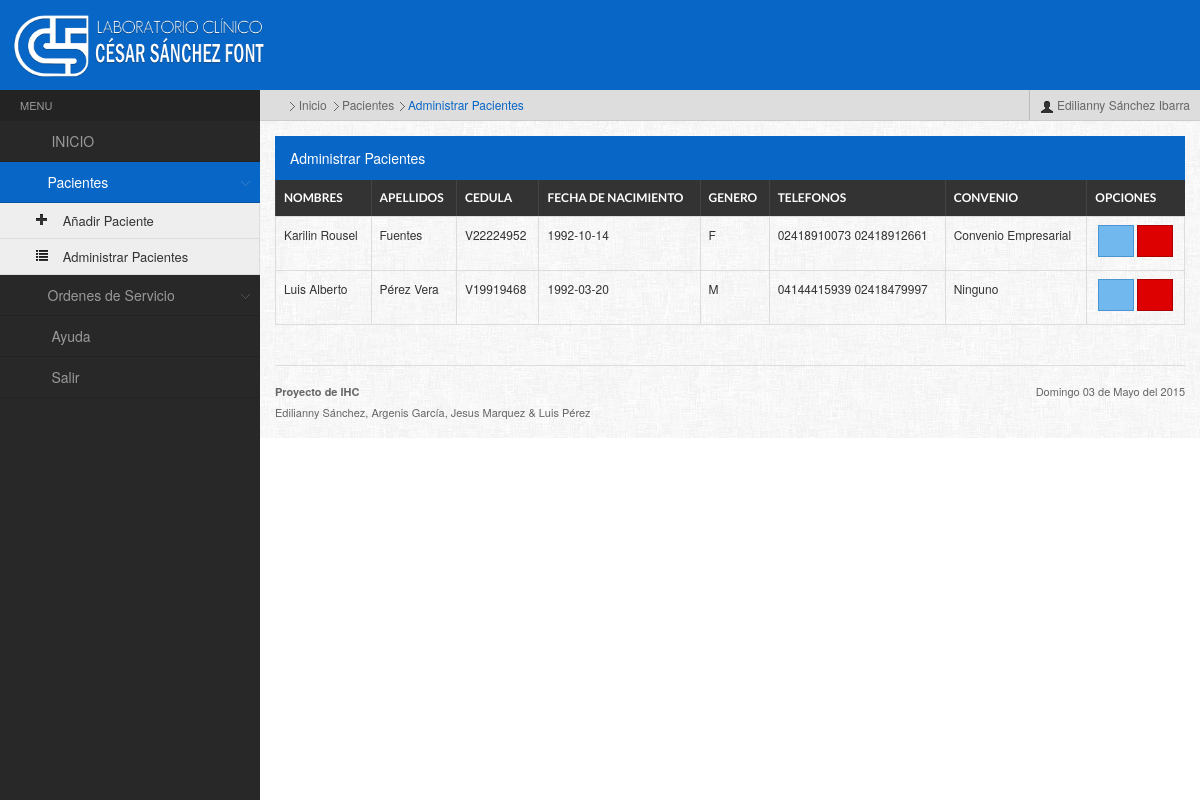
Page /web/principal.php?accion=pacientes&tipo=administrar (signed in) on the earlier database version.
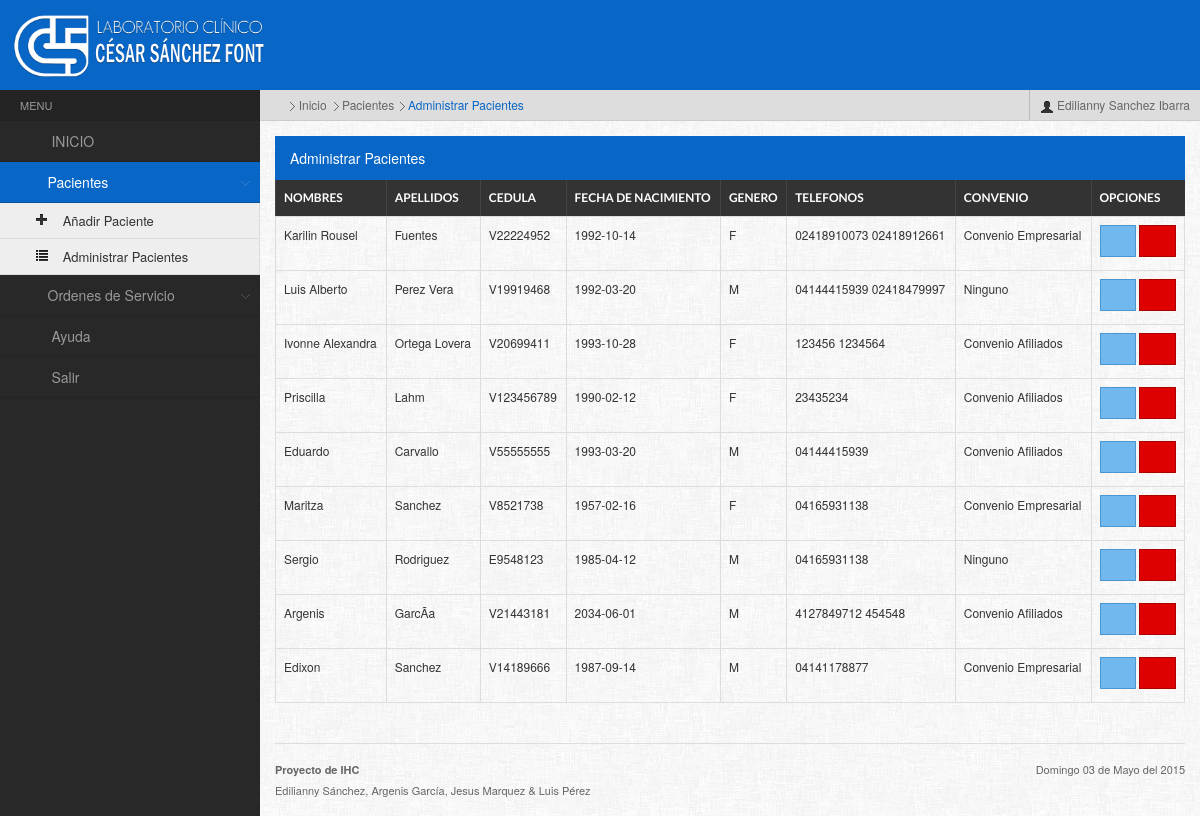
Same page on the later database version.
### tables this page shows
CREATE TABLE IF NOT EXISTS `paciente` (
`idpaciente` int(11) NOT NULL,
  `cedula` varchar(30) NOT NULL,
  `nombres` varchar(80) NOT NULL,
  `apellidos` varchar(80) NOT NULL,
  `fecha_nac` date NOT NULL,
  `genero` char(1) NOT NULL,
  `telefono` varchar(200) NOT NULL
);

CREATE TABLE IF NOT EXISTS `empresa` (
`idempresa` int(11) NOT NULL,
  `nombre_empresa` varchar(80) NOT NULL,
  `tipo_convenio` varchar(30) NOT NULL,
  `telefono` varchar(200) NOT NULL,
  `rif` varchar(60) NOT NULL,
  `direccion` varchar(400) NOT NULL
);

CREATE TABLE IF NOT EXISTS `convenio_paciente` (
`idconvenio` int(11) NOT NULL,
  `idpaciente` int(11) NOT NULL,
  `idempresa` int(11) NOT NULL
);

### web/verpacientes.php (the view, shortened to what this page needs)
<?php include("../admin/conexion.php"); ?>
<!doctype html>
<html>
<head>
</head>
<body>
<h4 class="widgettitle">Administrar Pacientes<span class="iconfa-list" style="float:right;"></span></h4>
                <table id="dyntable" class="table table-bordered responsive">
                    <thead>
                        <tr>
                           	<th class="head1">Nombres</th>
                            <th class="head0">Apellidos</th>
                            <th class="head1">Cedula</th>
                            <th class="head1">Fecha de Nacimiento</th>
                            <th class="head0">Genero</th>
                            <th class="head1">Telefonos</th>
                            <th class="head1">Convenio</th>
                            <th class="head0">Opciones</th>
                        </tr>
                    </thead>
                    <tbody>
               <?php
						$wsql="SELECT * FROM convenio_paciente";
                        $result = mysql_query($wsql,$link);
						while($row = mysql_fetch_array($result))
						{
                            $idpaciente = $row['idpaciente'];
                            $idemp=$row['idempresa'];
                            $wsql1="SELECT * FROM paciente where idpaciente= '$idpaciente'";
                            $result1 = mysql_query($wsql1,$link);
                            while ($row1 = mysql_fetch_array($result1))
                            {
                                $wsql2="SELECT tipo_convenio FROM empresa where idempresa= '$idemp'";
                                $result2 = mysql_query($wsql2,$link);
                                $row2 = mysql_fetch_array($result2)
				?>
                        <tr class="gradeX">
                            <td><?php echo $row1['nombres']; ?></td>
                            <td><?php echo $row1['apellidos']; ?></td>
                            <td><?php echo $row1['cedula']; ?></td>
                            <td><?php echo $row1['fecha_nac']; ?></td>
                            <td><?php echo $row1['genero']; ?></td>
                            <td><?php echo $row1['telefono']; ?></td>
                            <td><?php echo $row2['tipo_convenio']; ?></td>
                            <td>
                                <center>
                                    <a class="btn btn-info" title="Modificar"  onClick="MM_openBrWindow('modificarpaciente.php?paciente=<?php echo $row['idpaciente'];?>','Modificar','width=805,height=398')"><span class="iconfa-edit"></span></a>
                                    <a class="btn btn-danger" title="Eliminar"  onClick="eliminar(<?php echo $row['idpaciente']; ?>);"><span class="iconfa-trash"></span></a>
                                </center>
                            </td>
                        </tr>
                    <?php
						      }
                        }
					?>
                     </tbody>
                </table>
</body>
</html>

### web/principal.php (shortened to what this page needs)
<?php
	include("../admin/conexion.php");
?>
<!DOCTYPE html>
<html>
<head>
	<link rel="stylesheet" href="../admin/archivos/css/responsive-tables.css">
	<link rel="stylesheet" href="../admin/archivos/css/style.default.css" type="text/css" />
	<link rel="stylesheet" href="../admin/archivos/css/bootstrap-fileupload.min.css" type="text/css" />
	<link rel="stylesheet" href="../admin/archivos/css/bootstrap-timepicker.min.css" type="text/css" />
	<link rel="stylesheet" href="../admin/archivos/prettify/prettify.css" type="text/css" />
</head>
<body>
	<div id="cargando">
		<div class="loginpanel">
			<div class="loginpanelinner">
				<center><h4><strong>Cargando</strong></h4></center>
			</div>
		</div>
	</div>
<div class="mainwrapper">
    <div class="header">
        <div class="logo">
         <a href="principal.php"> <img src="../admin/archivos/images/LogoLCCSF.png"/></a>
        </div>
     </div>
</div>
    <div class="leftpanel">
        <div class="leftmenu">
            <ul class="nav nav-tabs nav-stacked">
            	<li class="nav-header">Menu</li>
                 <?php
					$pacientes="";
					$ordenser="";
					$ayuda="";
					$inicio="";
					if(isset($_GET['accion']) && isset($_GET['tipo'])){
						$accion= $_GET['accion'];
						switch($accion){
							case "pacientes" :
								$pacientes="active";
							break;
						}
					}else{
						$inicio = "active";
					}
				?>
				<li class="<?php if($inicio!=""){ echo $inicio;}?>"><a href="principal.php"><span class=" iconfa-home"></span> INICIO</a></li>
  <li class="dropdown <?php if($pacientes!=""){ echo $pacientes;}?>"><a href=""><span class="iconfa-user"></span>Pacientes</a>
                	<ul <?php if ($pacientes!=""){?>style="display: block" <?php  } ?> >
                    	<li><a href="principal.php?accion=pacientes&tipo=nuevo"><span class="icon-plus"></span> Añadir Paciente</a></li>
                        <li><a href="principal.php?accion=pacientes&tipo=administrar"><span class="icon-list"></span> Administrar Pacientes</a></li>
                    </ul>
                </li>
  <li class="dropdown <?php if($ordenser!=""){ echo $ordenser;}?>"><a href=""><span class="iconfa-file"></span>Ordenes de Servicio</a>
                </li>
                <li class="<?php if($ayuda!=""){ echo $ayuda;}?>"><a href="principal.php?accion=ayuda&tipo=ayuda"><span class="iconfa-info-sign"></span> Ayuda</a></li>
                <li><a href="logout.php"><span class=" iconfa-off"></span> Salir</a></li>
        </div>
    </div>
    <div class="rightpanel">
        <ul class="breadcrumbs">
        	<li><a href="principal.php"><i class="iconfa-home"></i></a> <span class="separator"></span> Inicio</li>
        	<?php
			if(isset($_GET["accion"]) || isset($_GET['tipo'])){
					?><li><span class="separator"></span> Pacientes <span class="separator"></span> <a href="principal.php?accion=pacientes&tipo=nuevo">Añadir Paciente</a></li><?php
				if($_GET["accion"]=="pacientes" && $_GET['tipo']=="administrar"){
					?><li><span class="separator"></span> Pacientes <span class="separator"></span> <a href="principal.php?accion=pacientes&tipo=administrar">Administrar Pacientes</a></li><?php
				}
					?><li><span class="separator"></span> Ordenes de Servicio <span class="separator"></span> <a href="principal.php?accion=ordenser&tipo=nuevo">Crear Orden de Servicio</a></li><?php
					?><li><span class="separator"></span> Ayuda<?php
			}
		?>
        	<li class="right">
                <a href="" data-toggle="dropdown" class="dropdown-toggle"><i class="icon-user"></i> <?php echo $_SESSION['nombres']; echo " "; echo $_SESSION['apellidos']; ?></a>
            </li>
        </ul>
        <div class="maincontent">
            <div class="maincontentinner">
                <div class="row-fluid">
                    <div id="dashboard-left" class="span">
                      <?php
							if(isset($_GET["accion"]) || isset($_GET['tipo'])){
								if($_GET["accion"]=="pacientes" && $_GET['tipo']=="administrar"){
									include("verpacientes.php");
								}
							}
							else
							{
								include("buscarpac.php");
							}
						?>
                    </div>
                </div>
                <div class="footer">
                    <div class="footer-left">
                       <span><b>Proyecto de IHC</b><br>Edilianny Sánchez, Argenis García, Jesus Marquez & Luis Pérez</span>
                    </div>
                    <div class="footer-right">
                       <?php
                       $dias = array("Domingo","Lunes","Martes","Miercoles","Jueves","Viernes","Sábado");
        				$meses = array("Enero","Febrero","Marzo","Abril","Mayo","Junio","Julio","Agosto","Septiembre","Octubre","Noviembre","Diciembre");
                       echo $dias[date('w')]." ".date('d')." de ".$meses[date('n')-1]. " del ".date('Y');
                       ?>
                    </div>
                </div>
            </div>
        </div>
    </div>

### admin/archivos/css/responsive-tables.css (style rules this page uses)
table.responsive { margin-bottom: 0; }
table.responsive td, table.responsive th { position: relative; white-space: nowrap; overflow: hidden; }

### web/principal.php (style rules this page uses)
#cargando { position: absolute; width:100%; height:100%; background:#FFFFFF url(../admin/archivos/Loaders/Snake.gif) no-repeat center; z-index: 10000; }

Differences in the rows shown:
changed paciente "Luis Alberto": apellidos "Pérez Vera" → "Perez Vera"
added paciente: nombres "Ivonne Alexandra", apellidos "Ortega Lovera", cedula "V20699411", fecha_nac "1993-10-28", genero "F", telefono "123456 1234564", empresa.tipo_convenio "Convenio Afiliados"
added paciente: nombres "Priscilla", apellidos "Lahm", cedula "V123456789", fecha_nac "1990-02-12", genero "F", telefono "23435234", empresa.tipo_convenio "Convenio Afiliados"
added paciente: nombres "Eduardo", apellidos "Carvallo", cedula "V55555555", fecha_nac "1993-03-20", genero "M", telefono "04144415939", empresa.tipo_convenio "Convenio Afiliados"
added paciente: nombres "Maritza", apellidos "Sanchez", cedula "V8521738", fecha_nac "1957-02-16", genero "F", telefono "04165931138", empresa.tipo_convenio "Convenio Empresarial"
added paciente: nombres "Sergio", apellidos "Rodriguez", cedula "E9548123", fecha_nac "1985-04-12", genero "M", telefono "04165931138", empresa.tipo_convenio "Ninguno"
added paciente: nombres "Argenis", apellidos "GarcÃ­a", cedula "V21443181", fecha_nac "2034-06-01", genero "M", telefono "4127849712 454548", empresa.tipo_convenio "Convenio Afiliados"
added paciente: nombres "Edixon", apellidos "Sanchez", cedula "V14189666", fecha_nac "1987-09-14", genero "M", telefono "04141178877", empresa.tipo_convenio "Convenio Empresarial"
Other differences:
$_SESSION['apellidos']: "Sánchez Ibarra" → "Sanchez Ibarra"
